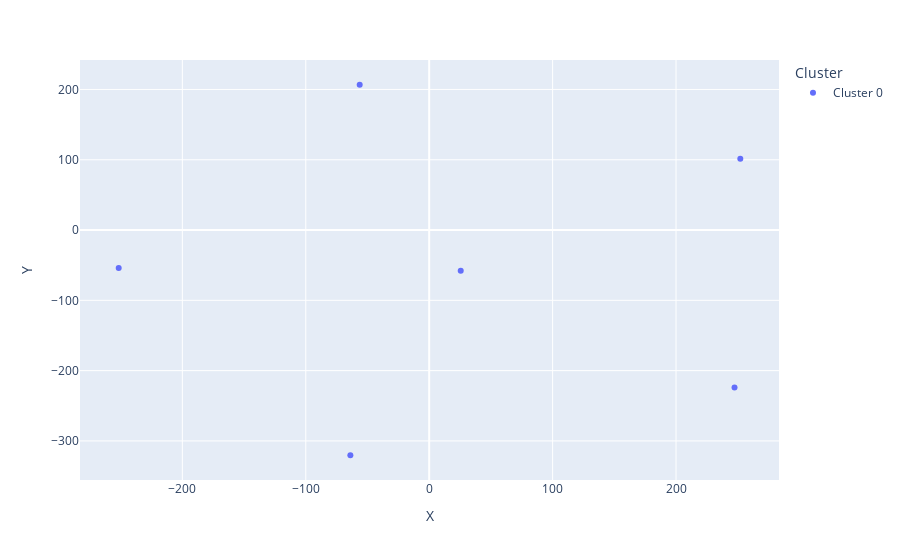

Notebook cell for this chart:
### Code cell
fig_hydro_N = px.scatter(kmeans_hydro_N, x = "X", y = "Y", color = "Cluster", hover_data = ["Generadores"])
fig_hydro_N.show()

### Figure 1 — Plotly figure (JSON) as saved in the notebook; plotly's stock layout.template omitted (floating-point values rounded to 4 significant figures)
{"data": [{"customdata": [["ALTO_HOSPICIO"], ["CAVANCHA"], ["CHAPIQUINA"], ["EL_TORO_N2"], ["RIO_HUASCO"], ["SANTA_ROSA"]], "hovertemplate": "Cluster=Cluster 0<br>X=%{x}<br>Y=%{y}<br>Generadores=%{customdata[0]}<extra></extra>", "legendgroup": "Cluster 0", "marker": {"color": "#636efa", "symbol": "circle"}, "mode": "markers", "name": "Cluster 0", "orientation": "v", "showlegend": true, "type": "scatter", "x": [-56.32, -251.6, 252.1, -63.87, 247.4, 25.54], "xaxis": "x", "y": [206.7, -54.1, 101.6, -320.4, -224.2, -58.07], "yaxis": "y"}], "layout": {"legend": {"title": {"text": "Cluster"}, "tracegroupgap": 0}, "margin": {"t": 60}, "xaxis": {"anchor": "y", "domain": [0, 1], "title": {"text": "X"}}, "yaxis": {"anchor": "x", "domain": [0, 1], "title": {"text": "Y"}}}}
